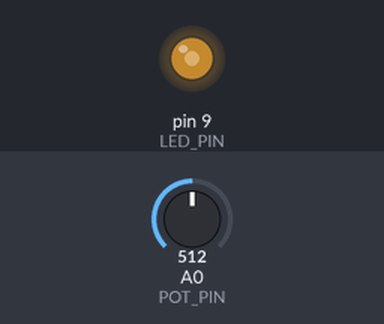
Bench run of a sketch on a simulated Arduino Uno, built with avr-gcc and run on an emulated ATmega328P. On the bench: output pins drawn as LEDs (lit = HIGH). The inputs (shaded band) are chosen by the test bench; at power-on: A0 (POT_PIN) = 512.

Above: at 1.2 s.
1.3 s: A0 (POT_PIN) set to 716
At 2.2 s:
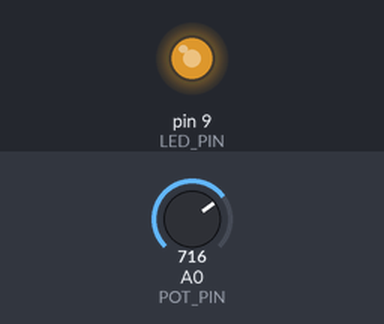
2.8 s: A0 (POT_PIN) set to 900
At 3.4 s:
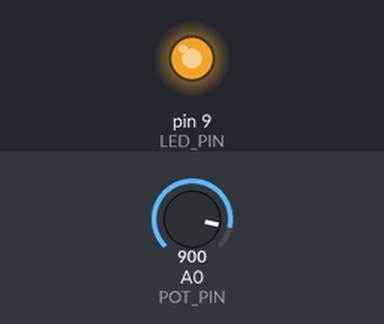
4.3 s: A0 (POT_PIN) set to 122
At 5.5 s:
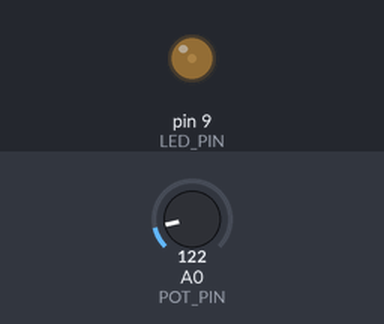
5.8 s: A0 (POT_PIN) set to 0
At 6.9 s:
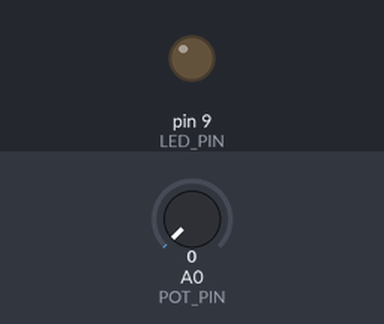
7.3 s: A0 (POT_PIN) set to 511
At 8.0 s:
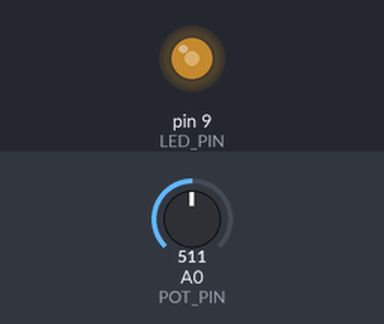
Timing chart, 0 to 9.8 s (numbered marks = the images above; inputs shaded):
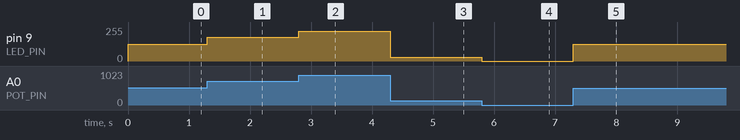

Measured:
- after the input at 1.3 s, pin 9 (LED_PIN): 127/255 → 178/255 at once
- after the input at 2.8 s, pin 9 (LED_PIN): 178/255 → 224/255 at once
- after the input at 4.3 s, pin 9 (LED_PIN): 224/255 → 30/255 at once
- after the input at 5.8 s, pin 9 (LED_PIN): 30/255 → 0/255 at once
- after the input at 7.3 s, pin 9 (LED_PIN): 0/255 → 127/255 at once

The sketch:

exercicio07.ino
```cpp
const int POT_PIN = 0;
const int LED_PIN = 9;

void setup() {

  pinMode(LED_PIN, OUTPUT);
}

void loop() {

  int valorPotenciometro = analogRead(POT_PIN);


  int valorMapeado = map(valorPotenciometro, 0, 1023, 0, 255);


  analogWrite(LED_PIN, valorMapeado);
}
```
